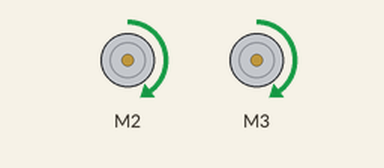
This sketch was run on a simulated Arduino Uno, built with avr-gcc and run on an emulated ATmega328P. Shown: 2 × DC motor (green arrow = forward, orange = backward, longer = faster).

Above: at 1.5 s.
At 4.5 s:
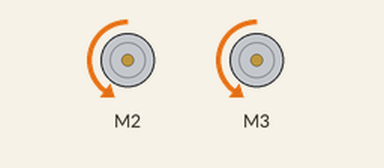
Timing chart, 0 to 6.2 s (numbered marks = the images above):
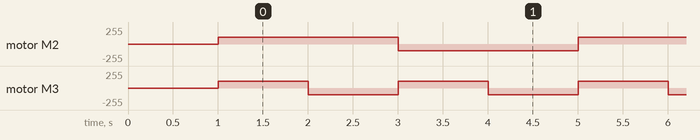

The sketch:

Project_11_Code.ino
```cpp
//including the libraries
#include <AFMotor.h>
//defining pins and variables
//defining motors
AF_DCMotor motor1(2, MOTOR12_8KHZ);
AF_DCMotor motor2(3, MOTOR12_8KHZ);
void setup() {
  motor1.setSpeed(100);
  motor2.setSpeed(100);
  motor1.run(RELEASE);
  motor2.run(RELEASE);
  delay(1000);
}
void loop() {
  //moving forward
  forward();
  delay(1000);
  right();
  //moving right
  delay(1000);
  //moving left
  left();
  delay(1000);
  //moving backward
  backward();
  delay(1000);
}

void forward() {
  motor1.run(FORWARD);
  motor2.run(FORWARD);
}

void right() {
  motor1.run(FORWARD);
  motor2.run(BACKWARD);
}

void left() {
  motor1.run(BACKWARD);
  motor2.run(FORWARD);
}

void backward() {
  motor1.run(BACKWARD);
  motor2.run(BACKWARD);
}
```

Measured:
- by itself, motor M2: alternates forward 100/255 for 2.0 s and backward 100/255 for 2.0 s
- by itself, motor M3: alternates forward 100/255 for 1.0 s and backward 100/255 for 1.0 s
